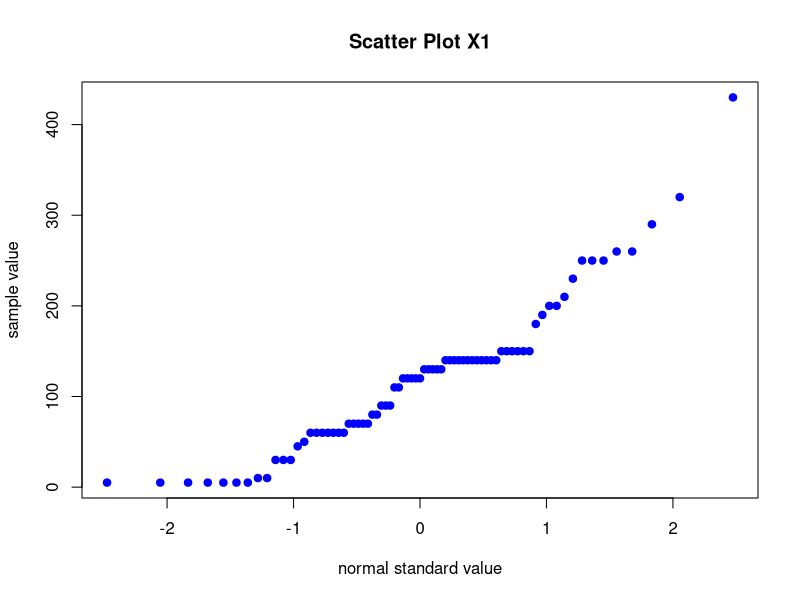
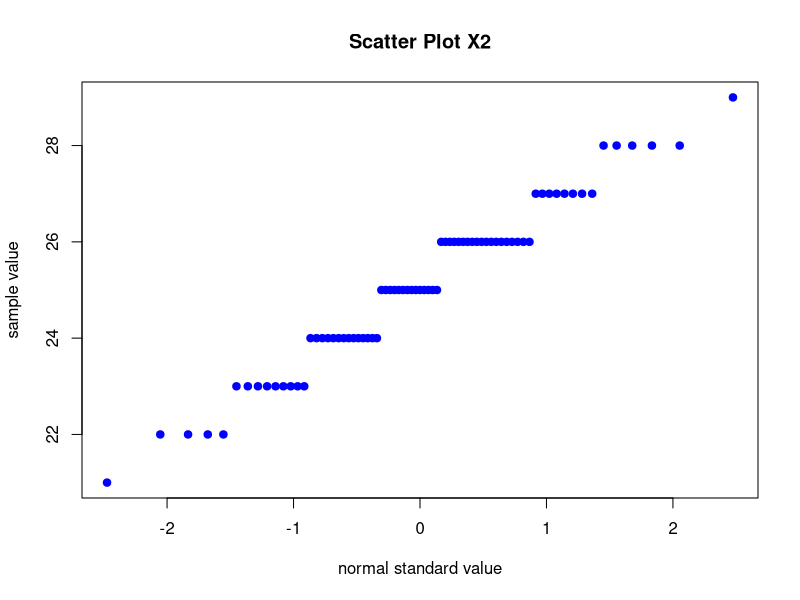

The R source for these figures, in order:
## ---- chunk 1
knitr::opts_chunk$set(echo = TRUE)
## ---- chunk 2
#primero hay que ver si vaiables son normales, si no, me toca transformar con gamma
library(readxl)
datos_starbucks <- read_excel("Datos_Starbucks.xlsx")

datos_starbucks

#Variable 1, calorias  ____________________________________________________________
filtro_x1 <- data.frame(datos_starbucks)[, c("Calories")]
x1 <- na.omit(filtro_x1)

x1_sorted <- sort(x1) # Ordenar los datos de menor a mayor
n1 <- length(x1) # calcular el numero de observaciones en la muestra
n1
j1 <- seq(1, n1, 1) # crear un contador de 1 hasta el numero de datos
samplequartil_x1 <- (j1-1/2)/n1 # calcular el sample quartil 
# calcular el valor de la distribucion normal standard que corresponde a este nivel de acumulacion de probabilidad
q1 <- qnorm(samplequartil_x1)

plot(q1, x1_sorted, col = "blue", pch = 19, main = "Scatter Plot X1", xlab = "normal standard value", ylab = "sample value")
r1 <- cor(cbind(q1, x1_sorted))
r1

#Variable 2, velocidad del viento _______________________________________________
filtro_x2 <- data.frame(datos_starbucks)[, c("Carbs")]
x2 <- na.omit(filtro_x2)

x2_sorted <- sort(x2) # Ordenar los datos de menor a mayor
n2 <- length(x2) # calcular el numero de observaciones en la muestra
n2
j2 <- seq(1, n2, 1) # crear un contador de 1 hasta el numero de datos
samplequartil_x2 <- (j2-1/2)/n2 # calcular el sample quartil 
# calcular el valor de la distribucion normal standard que corresponde a este nivel de acumulacion de probabilidad
q2 <- qnorm(samplequartil_x2)

plot(q2, x2_sorted, col = "blue", pch = 19, main = "Scatter Plot X2", xlab = "normal standard value", ylab = "sample value")
r2 <- cor(cbind(q2, x2_sorted))
r2

## ---- chunk 3

## ---- chunk 4

## ---- chunk 5

## ---- chunk 6

## ---- chunk 7

## ---- chunk 8

## ---- chunk 9

## ---- chunk 10

## ---- chunk 11


